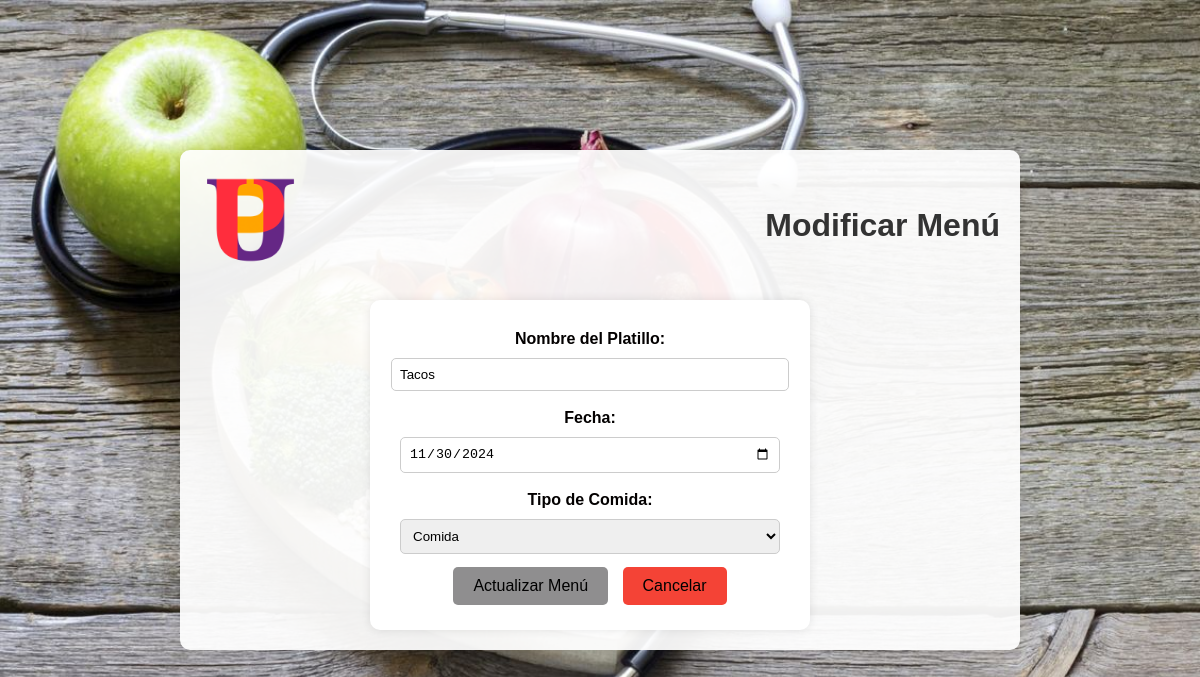
The app's page /modificarmenu.php?id=2 (signed in) with its own data.
### tables this page shows
CREATE TABLE `menu` (
  `id_menu` int NOT NULL AUTO_INCREMENT COMMENT 'Identificador del menu',
  `nombre_platillo` varchar(50) NOT NULL COMMENT 'Nombre del platillo',
  `fecha` date NOT NULL COMMENT 'Fecha del menu',
  `tipo_comida` varchar(10) NOT NULL COMMENT 'Tipo de comida (almuerzo, comida, cena)',
  PRIMARY KEY (`id_menu`)
);

### modificarmenu.php (the view, shortened to what this page needs)
<?php
include 'Static/connect/db.php';
$id_menu = $_GET['id'];
$sql = "SELECT * FROM menu WHERE id_menu = '$id_menu'";
$result = mysqli_query($conn, $sql);
if ($result && mysqli_num_rows($result) > 0) {
    $menu = mysqli_fetch_assoc($result);
} else {
    echo "Error al obtener los datos del menú: " . mysqli_error($conn);
    exit();
}
?>
<!DOCTYPE html>
<html lang="es">
<head>
    <link rel="stylesheet" type="text/css" href="Static/css/styles.css">
</head>
<body>
    <div class="container3">
        <div class="header">
            <img src="Static/img/logo.png" alt="Logo" class="logo">
            <h1>Modificar Menú</h1>
        </div>
        <div class="form-container">
            <form method="POST" action="">
                <label for="nombre_platillo">Nombre del Platillo:</label>
                <input type="text" id="nombre_platillo" name="nombre_platillo" value="<?php echo $menu['nombre_platillo']; ?>" required>
                <label for="fecha">Fecha:</label>
                <input type="date" id="fecha" name="fecha" value="<?php echo $menu['fecha']; ?>" required>
                <label for="tipo_comida">Tipo de Comida:</label>
                <select id="tipo_comida" name="tipo_comida" required>
                    <option value="comida" <?php if ($menu['tipo_comida'] == 'comida') echo 'selected'; ?>>Comida</option>
                </select>
                <button type="submit" class="btn">Actualizar Menú</button>
                <button type="button" class="btn regresar-btn" onclick="window.location.href='gestionmenu.php';">Cancelar</button>
            </form>
        </div>
    </div>
</body>
</html>

### Static/css/styles.css (style rules this page uses)
body { font-family: Arial, sans-serif; background-color: #C0C0C0; text-align: center; display: flex; justify-content: center; align-items: center; height: 100vh; margin: 20; background-image: url('background.jpg'); background-size: cover; margin: 0 auto; }
.logo { width: 100px; height: 100px; margin-bottom: 10px; }
h1 { text-align: center; color: black; justify-content: center; }
label { display: block; margin-top: 10px; color: #030000; }
input[type="text"], input[type="password"], input[type="date"], input[type="tel"], select { width: 100%; padding: 10px; margin-top: 5px; margin-bottom: 10px; border: 1px solid #cccccc; border-radius: 5px; }
.container3 { text-align: center; background-color: rgba(255, 255, 255, 0.932); padding: 20px; border-radius: 10px; box-shadow: 0 0 10px rgba(0, 0, 0, 0.1); width: 100%; max-width: 800px; }
.header { display: flex; align-items: center; justify-content: space-between; margin-bottom: 20px; text-align: center; }
.logo { width: 100px; height: 100px; margin-right: 10px; }
.btn { background-color: #8f8e8f; color: black; border: none; padding: 10px 20px; border-radius: 5px; cursor: pointer; margin: 5px; }
.regresar-btn { background-color: #8f8e8f; color: black; border: none; padding: 10px 20px; border-radius: 5px; cursor: pointer; z-index: 1; }
form { background-color: white; padding: 20px; border-radius: 10px; box-shadow: 0 0 10px rgba(0, 0, 0, 0.1); width: 100%; max-width: 400px; margin-right: 20px; }
.form-container { display: flex; justify-content: center; align-items: center; margin-top: 20px; }
form input[type="text"], form input[type="date"], form input[type="tel"], form input[type="password"], form select { width: calc(100% - 20px); padding: 8px; margin-top: 5px; margin-bottom: 8px; border: 1px solid #cccccc; border-radius: 5px; }
body { font-family: Arial, sans-serif; background-color: #C0C0C0; margin: 0; padding: 0; }
h1 { text-align: center; color: #333; }
label { display: block; margin-bottom: 5px; font-weight: bold; }
input[type="date"] { width: 100%; padding: 8px; box-sizing: border-box; border-radius: 4px; border: 1px solid #ccc; }
button { padding: 10px 20px; border: none; border-radius: 4px; background-color: #4CAF50; color: white; cursor: pointer; font-size: 16px; }
button[type="button"] { background-color: #f44336; }

### records on screen
menu: nombre_platillo "Tacos", fecha "11/30/2024", tipo_comida "Comida"
